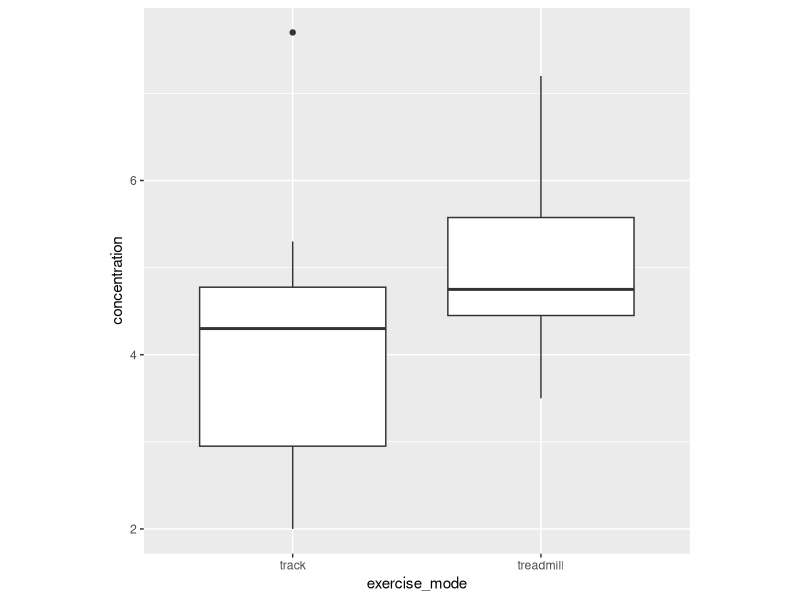

Write the R code that produced this figure.
## ---- chunk 1
knitr::opts_chunk$set(
  echo = FALSE,
  fig.align = "center")
library(tidyverse)
## ---- chunk 2
gain <- c(577, 596, 594, 612, 600, 584, 618, 627, 588, 601, 606, 559,
          615, 607, 608, 591, 565, 586, 621, 623, 598, 602, 581, 631, 
          570, 595, 603, 605, 616, 574, 578, 600, 596, 619, 636, 589)
## ---- chunk 3
AV <- c(61, 19, 51, 108, 34, 44, 57, 58, 73, 74, 85, 94, 67)
EE <- c(41, 11, 76, 23, 39, 34, 45, 49, 55, 56)
## ---- chunk 4
id <- paste0("horse", 1:10)
track <- c(2.0, 7.7, 4.7, 4.7, 2.9, 2.5, 5.3, 4.8, 3.1, 3.9)
treadmill <- c(3.5, 7.2, 4.6, 5.7, 5.5, 4.4, 5.6, 4.6, 3.5, 4.9)
PLC <- data.frame(id, track, treadmill)
PLC
## ---- chunk 5
PLC_long <- PLC %>%
  pivot_longer(cols = -"id", names_to = "exercise_mode", values_to = "concentration") 
ggplot(PLC_long, aes(exercise_mode, concentration)) +
  geom_boxplot() +
  theme(aspect.ratio = 1)
